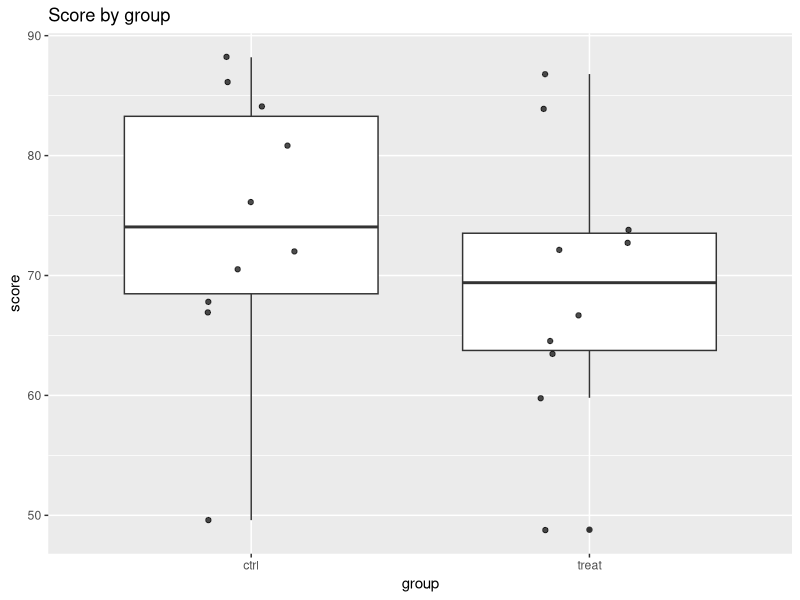
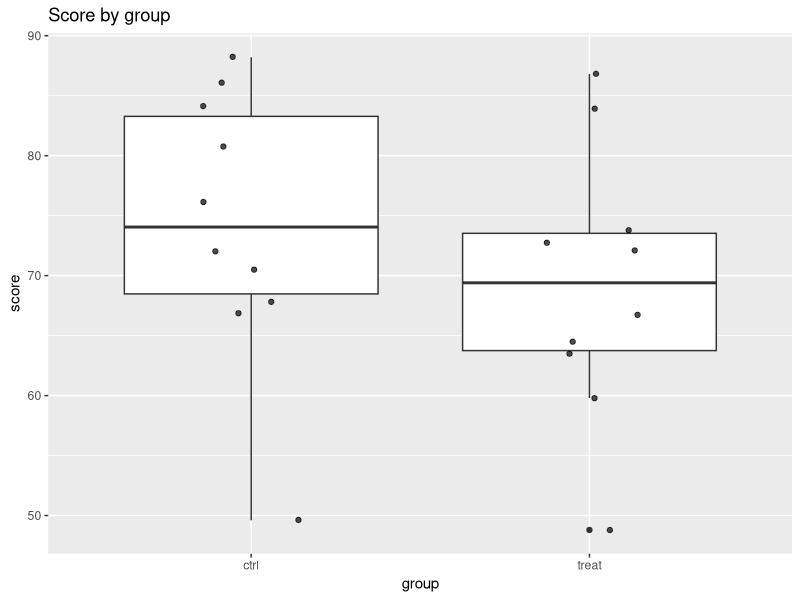

Recreate these plots in R, in order.
# 07_tidyverse_intro.R ---------------------------------------------------
# 目标：入门 dplyr + ggplot2（需要先安装 tidyverse）
# install.packages("tidyverse")

library(tidyverse)

set.seed(10)
df <- tibble(
  id = 1:20,
  group = sample(c("ctrl", "treat"), 20, replace = TRUE),
  score = round(rnorm(20, 75, 12), 1)
)

# 1) 数据查看
glimpse(df)

# 2) 数据清洗与汇总
summary_tbl <- df %>%
  filter(!is.na(score)) %>%
  mutate(pass = score >= 60) %>%
  group_by(group) %>%
  summarise(
    n = n(),
    mean_score = mean(score),
    sd_score = sd(score),
    pass_rate = mean(pass)
  )

print(summary_tbl)

# 3) ggplot2 可视化：箱线图 + 散点
p <- ggplot(df, aes(x = group, y = score)) +
  geom_boxplot() +
  geom_jitter(width = 0.15, alpha = 0.7) +
  labs(title = "Score by group", x = "group", y = "score")

print(p)

# 保存
ggsave("ggplot_score_by_group.png", plot = p, width = 7, height = 5)
cat("\nSaved: ggplot_score_by_group.png\n")
